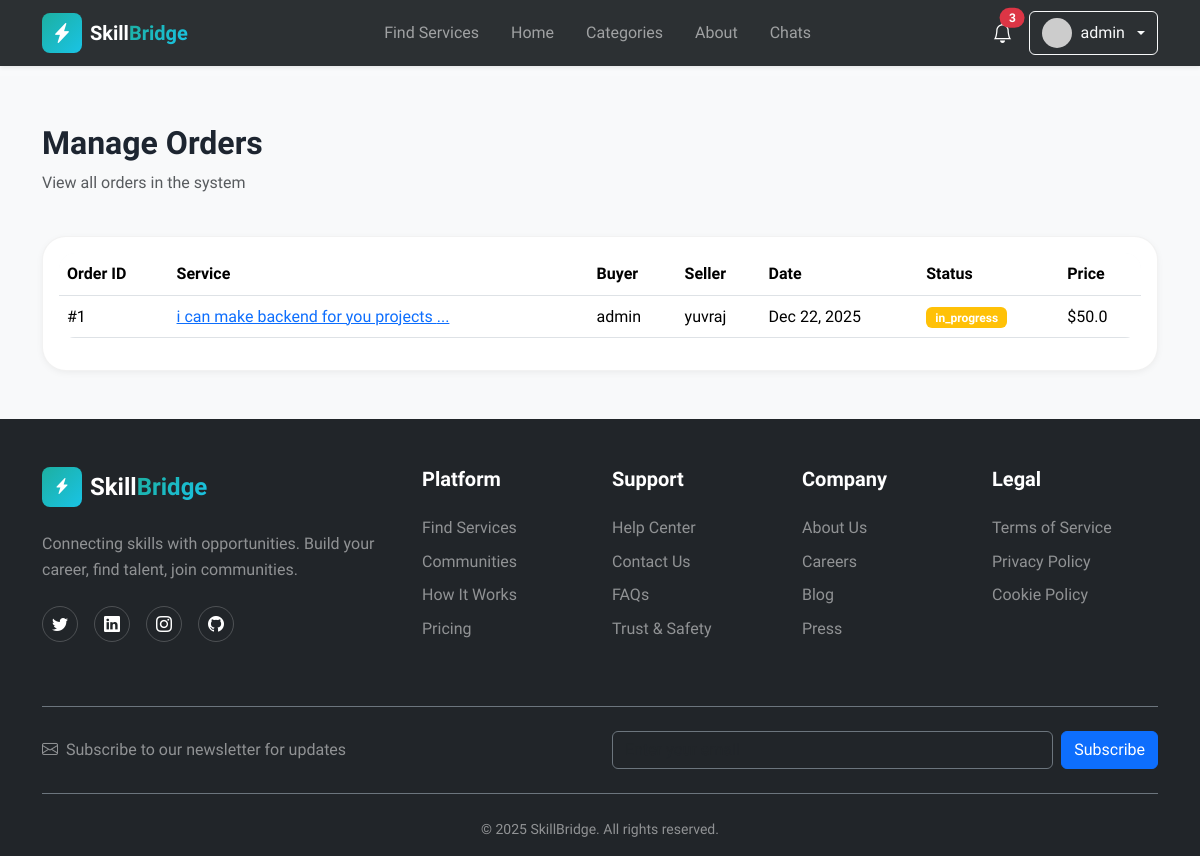
Page /admin/orders (signed in) on the committed database.
### models.py (models this page shows, shortened)
class User(UserMixin, db.Model):
    __tablename__ = 'users'
    id = db.Column(db.Integer, primary_key=True)
    username = db.Column(db.String(80), unique=True, nullable=False, index=True)
    email = db.Column(db.String(120), unique=True, nullable=False, index=True)
    password_hash = db.Column(db.String(255), nullable=False)
    user_type = db.Column(db.String(20), nullable=False, default='client')
    full_name = db.Column(db.String(100))
    bio = db.Column(db.Text)
    avatar_url = db.Column(db.String(255), default='default-avatar.png')
    phone = db.Column(db.String(20))
    is_active = db.Column(db.Boolean, default=True)
    is_verified = db.Column(db.Boolean, default=False)
    created_at = db.Column(db.DateTime, default=datetime.utcnow, nullable=False)
    updated_at = db.Column(db.DateTime, default=datetime.utcnow, onupdate=datetime.utcnow)
    services = db.relationship('Service', backref='provider', lazy='dynamic',
                              foreign_keys='Service.user_id')
    reviews = db.relationship('Review', backref='reviewer', lazy='dynamic',
                             foreign_keys='Review.user_id')
    orders_as_buyer = db.relationship('Order', backref='buyer', lazy='dynamic',
                                     foreign_keys='Order.buyer_id')
    orders_as_seller = db.relationship('Order', backref='seller', lazy='dynamic',
                                      foreign_keys='Order.seller_id')
    favorites = db.relationship('Favorite', backref='user', lazy='dynamic',
                               cascade='all, delete-orphan')
    notifications = db.relationship('Notification', backref='user', lazy='dynamic',
                                   cascade='all, delete-orphan')
    def is_admin(self):
        return self.user_type == 'admin'
    def get_unread_notifications_count(self):
        return self.notifications.filter_by(is_read=False).count()
    def get_recent_notifications(self, limit=5):
        return self.notifications.order_by(db.text('created_at desc')).limit(limit)
    def get_avatar_url(self):
        from flask import url_for
        if not self.avatar_url or self.avatar_url == 'default-avatar.png':
            return f"https://ui-avatars.com/api/?name={self.username}&background=random&color=fff&size=128"
        if self.avatar_url.startswith('http'):
            return self.avatar_url
        return url_for('static', filename='images/' + self.avatar_url)

class Order(db.Model):
    __tablename__ = 'orders'
    id = db.Column(db.Integer, primary_key=True)
    service_id = db.Column(db.Integer, db.ForeignKey('services.id'), nullable=False, index=True)
    buyer_id = db.Column(db.Integer, db.ForeignKey('users.id'), nullable=False, index=True)
    seller_id = db.Column(db.Integer, db.ForeignKey('users.id'), nullable=False, index=True)
    total_price = db.Column(db.Float, nullable=False)
    status = db.Column(db.String(20), default='pending', index=True)
    requirements = db.Column(db.Text)  # Buyer's requirements
    scope = db.Column(db.Text)  # Detailed scope
    budget_tier = db.Column(db.String(20)) # Basic, Standard, Premium
    deadline = db.Column(db.DateTime)  # Agreed deadline
    delivery_note = db.Column(db.Text)  # Seller's delivery note
    created_at = db.Column(db.DateTime, default=datetime.utcnow)
    updated_at = db.Column(db.DateTime, default=datetime.utcnow, onupdate=datetime.utcnow)
    completed_at = db.Column(db.DateTime)

class Service(db.Model):
    __tablename__ = 'services'
    id = db.Column(db.Integer, primary_key=True)
    title = db.Column(db.String(200), nullable=False, index=True)
    description = db.Column(db.Text, nullable=False)
    price = db.Column(db.Float, nullable=False)
    delivery_time = db.Column(db.String(50))  # e.g., "3 days", "1 week"
    user_id = db.Column(db.Integer, db.ForeignKey('users.id'), nullable=False, index=True)
    category_id = db.Column(db.Integer, db.ForeignKey('categories.id'), nullable=False, index=True)
    favorited_by = db.relationship('Favorite', backref='service', lazy='dynamic', cascade='all, delete-orphan')
    image_url = db.Column(db.String(255), default='default-service.jpg')
    tags = db.Column(db.String(255))
    is_active = db.Column(db.Boolean, default=True)
    view_count = db.Column(db.Integer, default=0)
    created_at = db.Column(db.DateTime, default=datetime.utcnow, index=True)
    updated_at = db.Column(db.DateTime, default=datetime.utcnow, onupdate=datetime.utcnow)
    reviews = db.relationship('Review', backref='service', lazy='dynamic',
                             cascade='all, delete-orphan')
    orders = db.relationship('Order', backref='service', lazy='dynamic')
    favorited_by = db.relationship('Favorite', backref='service', lazy='dynamic',
                                   cascade='all, delete-orphan')

### routes.py (the view)
@admin_bp.route('/orders')
@admin_required
def orders():
    orders = Order.query.order_by(Order.created_at.desc()).all()
    return render_template('admin/orders.html', orders=orders)

### routes.py (called while the page is built)
def admin_required(f):
    @wraps(f)
    def decorated_function(*args, **kwargs):
        if not current_user.is_authenticated or not current_user.is_admin():
            flash('You need admin privileges to access this page.', 'danger')
            return redirect(url_for('main.index'))
        return f(*args, **kwargs)
    return decorated_function

### templates/admin/orders.html (shortened to what this page needs)
{% extends 'base.html' %}
{% block content %}
<section class="py-5 bg-light">
    <div class="container">
        <div class="row mb-4">
            <div class="col">
                <h2 class="fw-bold">Manage Orders</h2>
                <p class="text-muted">View all orders in the system</p>
            </div>
        </div>
        <div class="card">
            <div class="card-body">
                {% if orders %}
                <div class="table-responsive">
                    <table class="table table-hover">
                        <thead>
                            <tr>
                                <th>Order ID</th>
                                <th>Service</th>
                                <th>Buyer</th>
                                <th>Seller</th>
                                <th>Date</th>
                                <th>Status</th>
                                <th>Price</th>
                            </tr>
                        </thead>
                        <tbody>
                            {% for order in orders %}
                            <tr>
                                <td>#{{ order.id }}</td>
                                <td>
                                    <a href="{{ url_for('service.detail', service_id=order.service.id) }}">
                                        {{ order.service.title[:40] }}...
                                    </a>
                                </td>
                                <td>{{ order.buyer.username }}</td>
                                <td>{{ order.service.provider.username }}</td>
                                <td>{{ order.created_at.strftime('%b %d, %Y') }}</td>
                                <td>
                                    <span class="badge bg-warning">{{ order.status }}</span>
                                </td>
                                <td>${{ order.service.price }}</td>
                            </tr>
                            {% endfor %}
                        </tbody>
                    </table>
                </div>
                {% else %}
                <div class="text-center py-5 text-muted">
                    <i class="bi bi-inbox fs-1 d-block mb-3"></i>
                    <p>No orders in the system yet</p>
                </div>
                {% endif %}
            </div>
        </div>
    </div>
</section>
{% endblock %}

### templates/components/header.html (shortened to what this page needs)
<header class="navbar navbar-expand-lg navbar-dark bg-dark fixed-top shadow-sm">
    <div class="container">
        <a class="navbar-brand d-flex align-items-center" href="{{ url_for('main.index') }}">
            <div class="logo-icon gradient-primary rounded-3 p-2 me-2">
                <i class="bi bi-lightning-charge-fill text-white"></i>
            </div>
            <span class="fw-bold">Skill<span class="text-gradient">Bridge</span></span>
        </a>
        <div class="collapse navbar-collapse" id="navbarNav">
            <ul class="navbar-nav mx-auto">
                <li class="nav-item">
                    <a class="nav-link" href="{{ url_for('service.browse') }}">Find Services</a>
                </li>
                <li class="nav-item">
                    <a class="nav-link" href="{{ url_for('main.index') }}">Home</a>
                </li>
                <li class="nav-item">
                    <a class="nav-link" href="{{ url_for('main.index') }}#categories">Categories</a>
                </li>
                <li class="nav-item">
                    <a class="nav-link" href="{{ url_for('main.about') }}">About</a>
                </li>
                {% if current_user.is_authenticated %}
                <li class="nav-item">
                    <a class="nav-link" href="{{ url_for('user.chats') }}">Chats</a>
                </li>
                {% endif %}
            </ul>
            <div class="d-flex align-items-center gap-3 mt-3 mt-lg-0">
                {% if current_user.is_authenticated %}
                <div class="dropdown">
                    <button class="btn btn-link text-white position-relative p-0" type="button"
                        data-bs-toggle="dropdown">
                        <i class="bi bi-bell fs-5"></i>
                        {% set unread_count = current_user.get_unread_notifications_count() %}
                        {% if unread_count > 0 %}
                        <span class="position-absolute top-0 start-100 translate-middle badge rounded-pill bg-danger">
                            {{ unread_count }}
                        </span>
                        {% endif %}
                    </button>
                </div>
                <div class="dropdown">
                    <button class="btn btn-outline-light dropdown-toggle d-flex align-items-center gap-2" type="button"
                        data-bs-toggle="dropdown">
                        <img src="{{ current_user.get_avatar_url() }}" alt="Avatar" class="rounded-circle" width="30"
                            height="30">
                        <span>{{ current_user.username }}</span>
                    </button>
                </div>
                {% else %}
                <a href="{{ url_for('auth.login') }}" class="btn btn-outline-light">Log In</a>
                <a href="{{ url_for('auth.register') }}" class="btn btn-gradient-primary">Get Started</a>
                {% endif %}
            </div>
        </div>
    </div>
</header>
<div style="height: 76px;"></div>

### static/css/custom.css (style rules this page uses)
:root { --primary-color: hsl(174, 72%, 40%); --primary-dark: hsl(174, 72%, 30%); --primary-light: hsl(174, 72%, 50%); --accent-color: hsl(15, 90%, 60%); --background: hsl(210, 20%, 98%); --foreground: hsl(215, 25%, 15%); --card-bg: hsl(0, 0%, 100%); --muted: hsl(215, 15%, 60%); --gradient-primary: linear-gradient(135deg, hsl(174, 72%, 40%), hsl(190, 80%, 50%)); --gradient-accent: linear-gradient(135deg, hsl(15, 90%, 60%), hsl(35, 95%, 55%)); --gradient-hero: linear-gradient(135deg, hsl(215, 25%, 12%), hsl(220, 30%, 18%)); --shadow-sm: 0 2px 8px -2px rgba(0, 0, 0, 0.08); --shadow-md: 0 8px 24px -8px rgba(0, 0, 0, 0.12); --shadow-lg: 0 16px 48px -16px rgba(0, 0, 0, 0.15); --shadow-glow: 0 0 40px rgba(23, 162, 184, 0.25); --section-padding: 5rem 0; --radius-sm: 0.5rem; --radius-md: 1rem; --radius-lg: 1.5rem; --radius-xl: 2rem; }
* { margin: 0; padding: 0; box-sizing: border-box; }
body { font-family: 'Sora', -apple-system, BlinkMacSystemFont, 'Segoe UI', sans-serif; background-color: var(--background); color: var(--foreground); line-height: 1.6; overflow-x: hidden; }
h1, h2, h3, h4, h5, h6 { font-weight: 700; line-height: 1.2; }
a { transition: all 0.3s ease; }
.gradient-primary { background: var(--gradient-primary); }
.text-gradient { background: var(--gradient-primary); -webkit-background-clip: text; -webkit-text-fill-color: transparent; background-clip: text; }
.navbar { backdrop-filter: blur(10px); background-color: rgba(33, 37, 41, 0.95) !important; transition: all 0.3s ease; }
.logo-icon { width: 40px; height: 40px; display: flex; align-items: center; justify-content: center; transition: all 0.3s ease; }
.nav-link { font-weight: 500; position: relative; padding: 0.5rem 1rem !important; }
.nav-link::after { content: ''; position: absolute; bottom: 0; left: 50%; width: 0; height: 2px; background: var(--gradient-primary); transition: all 0.3s ease; transform: translateX(-50%); }
.card { border-radius: var(--radius-lg); border: 1px solid rgba(0, 0, 0, 0.05); box-shadow: var(--shadow-sm); }
.table { border-radius: var(--radius-md); overflow: hidden; }
.table thead { background: var(--background); }
.badge { padding: 0.35em 0.75em; font-weight: 600; }

### rows in the picture
User: username "admin"
Order: id "1", service "i can make backend for you projects", buyer.username "admin", service.provider.username "yuvraj", created_at "Dec 22, 2025", status "in_progress", service.price "50.0"

### other values in the picture
{{ unread_count }} "3"
